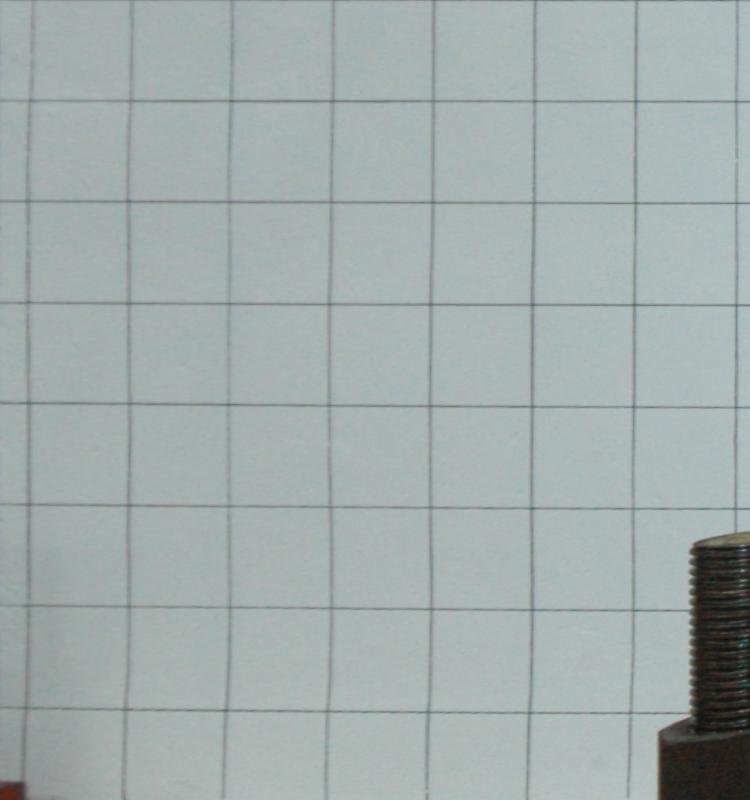
#> input picture Data/DamagePattern/images/CTR1_NE_00250_2.jpg, 750 x 800 px
$ python extract_damage_features.py ../../Data/DamagePattern/images/CTR1_NE_00250_2.jpg
#> lines starting #> are read from the running program, lines starting #| are printed output that depends on the picture; after the words box and inside, x2 and y2 are one past the last pixel; in counts of white or black regions, pixels touching at a corner belong together; long printed decimals are rounded
#!/usr/bin/env python3
"""Original-image EADI: CLAHE + interference whiteout + fill-below-spall-top + crack decoupling.

Pipeline
--------
1. Load original photo (not inpaint); gray+CLAHE; paint object-mask interference white
2. KMeans(k=3) on gray; clusters sorted dark→bright as K=1, K=2, K=3
3. Open → Close → largest connected component with
   ``area ≥ 200``, ``height ≥ 3``, and **not touching the top row**
   (rejects full-frame / top-down dark false positives) → fill_holes
4. **Fill below spall top:** ``np.maximum.accumulate(..., axis=0)`` carries 255
   from the first hit in each column down to the bottom of the frame.
5. ``R_crack = max(0, R_outside - μ_grid·(1 - R_spall))``
6. ``EADI = sqrt(alpha * R_crack + beta * R_spall)``

Tune ``alpha`` / ``beta`` with ``scripts/export/optimize_eadi_parameters.py --real``.
"""

from __future__ import annotations

import argparse
import math
import os
from typing import Dict, Optional, Tuple, Union

import cv2
import numpy as np
from scipy import ndimage


def resolve_object_mask_path(image_path: str, mask_dir: Optional[str] = None) -> Optional[str]:
    image_path = os.path.abspath(image_path)
    stem, _ = os.path.splitext(os.path.basename(image_path))
    if mask_dir is None:
        parent = os.path.dirname(os.path.dirname(image_path))
        mask_dir = os.path.join(parent, "mask")
    for path in (
        os.path.join(mask_dir, f"{stem}_mask.png"),
        os.path.join(mask_dir, f"{stem}.png"),
        os.path.join(mask_dir, os.path.basename(image_path)),
    ):
        if os.path.isfile(path):
            return path
    return None


class DamageFeatureExtractor:
    """Original-domain EADI with interference whiteout and below-top spall fill."""

    def __init__(
        self,
        mu_grid: float = 0.11,
        min_spall_area: float = 200.0,
        alpha: float = 0.323094,
        beta: float = 11.461967,
        image_size: Tuple[int, int] = (128, 128),
        open_ksize: int = 5,
        close_ksize: int = 5,
        min_spall_height: int = 3,
        max_spall_width_ratio: float = 1.0,
        reject_touch_top: bool = True,
        fill_below_spall_top: bool = True,
        keep_largest_component: bool = True,
        use_object_mask: bool = True,
        mask_dir: Optional[str] = None,
        use_clahe: bool = True,
        clahe_clip_limit: float = 2.0,
        clahe_tile_grid_size: Tuple[int, int] = (8, 8),
        kmeans_random_state: int = 0,
        kmeans_n_init: int = 10,
        kmeans_k: int = 2,
    ):
        h, w = int(image_size[0]), int(image_size[1])
        if h <= 0 or w <= 0:
            raise ValueError(f"image_size must be positive, got {image_size}")
        if float(alpha) < 0.0 or float(beta) < 0.0:
            raise ValueError("alpha and beta must be >= 0")

        self.mu_grid = float(mu_grid)
        self.min_spall_area = float(min_spall_area)
        self.alpha = float(alpha)
        self.beta = float(beta)
        self.image_size = (h, w)
        self.n_pixels = float(h * w)
        self.open_ksize = max(1, int(open_ksize))
        self.close_ksize = max(1, int(close_ksize))
        self.min_spall_height = max(1, int(min_spall_height))
        self.max_spall_width_ratio = float(max_spall_width_ratio)
        self.reject_touch_top = bool(reject_touch_top)
        self.fill_below_spall_top = bool(fill_below_spall_top)
        self.keep_largest_component = bool(keep_largest_component)
        self.use_object_mask = bool(use_object_mask)
        self.mask_dir = mask_dir
        self.use_clahe = bool(use_clahe)
        self.clahe_clip_limit = float(clahe_clip_limit)
        self.clahe_tile_grid_size = (int(clahe_tile_grid_size[0]), int(clahe_tile_grid_size[1]))
        self.kmeans_random_state = int(kmeans_random_state)
        self.kmeans_n_init = int(kmeans_n_init)
        self.kmeans_k = max(2, int(kmeans_k))

    @staticmethod
    def _odd_ksize(k: int) -> int:
        k = max(1, int(k))
        return k if k % 2 == 1 else k + 1

    def _preprocess(self, image_path: str) -> Tuple[np.ndarray, Optional[np.ndarray]]:
        """Load original → resize → CLAHE gray→BGR → interference→white."""
        if not os.path.isfile(image_path):
            raise FileNotFoundError(image_path)
        bgr = cv2.imread(image_path, cv2.IMREAD_COLOR)
        if bgr is None:
            raise ValueError(f"Failed to read image: {image_path}")

        h, w = self.image_size
        if bgr.shape[0] != h or bgr.shape[1] != w:
            bgr = cv2.resize(bgr, (w, h), interpolation=cv2.INTER_AREA)

        if self.use_clahe:
            gray = cv2.cvtColor(bgr, cv2.COLOR_BGR2GRAY)
            clahe = cv2.createCLAHE(
                clipLimit=self.clahe_clip_limit,
                tileGridSize=self.clahe_tile_grid_size,
            )
            bgr = cv2.cvtColor(clahe.apply(gray), cv2.COLOR_GRAY2BGR)

        interference = None
        if self.use_object_mask:
            mask_path = resolve_object_mask_path(image_path, self.mask_dir)
            if mask_path is not None:
                m = cv2.imread(mask_path, cv2.IMREAD_GRAYSCALE)
                if m is not None:
                    if m.shape[0] != h or m.shape[1] != w:
                        m = cv2.resize(m, (w, h), interpolation=cv2.INTER_NEAREST)
                    interference = m >= 128
                    bgr = bgr.copy()
                    bgr[interference] = (255, 255, 255)

        return bgr, interference

    def _kmeans_labels(
        self, image_bgr: np.ndarray, interference: Optional[np.ndarray]
    ) -> Tuple[np.ndarray, np.ndarray]:
        """Return (H,W) labels in {0..k-1} sorted dark→bright, and center intensities."""
        h, w = self.image_size
        gray = cv2.cvtColor(image_bgr, cv2.COLOR_BGR2GRAY)
        pixels = gray.reshape(-1, 1).astype(np.float32)
        cv2.setRNGSeed(self.kmeans_random_state)
        _, labels, centers = cv2.kmeans(
            pixels,
            int(self.kmeans_k),
            None,
            (cv2.TERM_CRITERIA_EPS + cv2.TERM_CRITERIA_MAX_ITER, 50, 0.01),
            max(1, self.kmeans_n_init),
            cv2.KMEANS_PP_CENTERS,
        )
        centers = centers.reshape(-1)
        order = np.argsort(centers)  # dark → bright
        remap = np.empty_like(order)
        remap[order] = np.arange(len(order))
        ranked = remap[labels.reshape(h, w)]
        if interference is not None:
            ranked = ranked.copy()
            ranked[interference] = -1
        return ranked.astype(np.int32), centers[order]

    def cluster_masks_from_path(self, image_path: str) -> Dict[int, np.ndarray]:
        bgr, interference = self._preprocess(image_path)
        return self.cluster_masks_after_morph(bgr, interference)

    def _morph_clean(self, binary_u8: np.ndarray) -> np.ndarray:
        k_open = self._odd_ksize(self.open_ksize)
        k_close = self._odd_ksize(self.close_ksize)
        open_kernel = cv2.getStructuringElement(cv2.MORPH_ELLIPSE, (k_open, k_open))
        close_kernel = cv2.getStructuringElement(cv2.MORPH_ELLIPSE, (k_close, k_close))
        cleaned = cv2.morphologyEx(binary_u8, cv2.MORPH_OPEN, open_kernel)
        cleaned = cv2.morphologyEx(cleaned, cv2.MORPH_CLOSE, close_kernel)
        return cleaned

    # [10 lines left out: function cluster_masks_after_morph, not called in this run]

    def _get_raw_mask(
        self, image_bgr: np.ndarray, interference: Optional[np.ndarray]
    ) -> Tuple[np.ndarray, float]:
        ranked, _centers = self._kmeans_labels(image_bgr, interference)
        raw_mask = np.where(ranked == 0, 255, 0).astype(np.uint8)
        r_raw = float(np.count_nonzero(raw_mask)) / self.n_pixels
        return raw_mask, r_raw

    def _filter_connected_components(self, cleaned: np.ndarray) -> np.ndarray:
        """Keep CCs that pass area/width/top-touch gates (optionally largest only)."""
        h, w = self.image_size
        empty = np.zeros((h, w), dtype=np.uint8)
        count, labels, stats, _ = cv2.connectedComponentsWithStats(
            (cleaned > 0).astype(np.uint8), connectivity=8
        )
        candidates = []
        for idx in range(1, count):
            _x, _y, width, _height, area = (int(v) for v in stats[idx])
            width_ok = width / float(w) <= self.max_spall_width_ratio
            if not width_ok:
                continue
            if self.min_spall_area > 0 and area < self.min_spall_area:
                continue
            if self.reject_touch_top and bool(np.any(labels[0, :] == idx)):
                continue
            candidates.append((area, idx))
        if not candidates:
            return empty
        if self.keep_largest_component:
            keep = {max(candidates)[1]}
        else:
            keep = {idx for _area, idx in candidates}
        selected = np.isin(labels, list(keep))
        return ndimage.binary_fill_holes(selected).astype(np.uint8) * 255

    def _get_spalling_features(self, raw_mask: np.ndarray) -> Tuple[float, np.ndarray, int]:
        """Open → close → CC gates → optional largest-only → optional fill-below-top."""
        h, w = self.image_size
        cleaned = self._morph_clean(raw_mask)
        empty = np.zeros((h, w), dtype=np.uint8)
        spall_mask = self._filter_connected_components(cleaned)
        ys, _ = np.where(spall_mask == 255)
        if ys.size == 0:
            return 0.0, empty, 0
        min_y = int(ys.min())
        spall_height = int(h - min_y)
        if self.fill_below_spall_top:
            spall_mask = np.maximum.accumulate(spall_mask, axis=0)
        r_spall = float(np.count_nonzero(spall_mask)) / self.n_pixels
        return r_spall, spall_mask, spall_height

    def _get_crack_features(
        self, raw_mask: np.ndarray, spall_mask: np.ndarray, r_spall: float
    ) -> Tuple[float, float, np.ndarray]:
        outside_mask = cv2.bitwise_and(raw_mask, cv2.bitwise_not(spall_mask))
        r_outside = float(np.count_nonzero(outside_mask)) / self.n_pixels
        r_crack = max(0.0, r_outside - self.mu_grid * (1.0 - float(r_spall)))
        return float(r_crack), float(r_outside), outside_mask

    def calculate_EADI(self, r_crack: float, r_spall: float) -> Dict[str, float]:
        inside = self.alpha * float(r_crack) + self.beta * float(r_spall)
        return {"EADI": float(math.sqrt(max(0.0, inside))), "inside": float(inside)}

    def evaluate_bgr(
        self,
        image_bgr: np.ndarray,
        interference: Optional[np.ndarray] = None,
        apply_clahe: bool = True,
    ) -> Dict[str, Union[float, int, np.ndarray]]:
        """Same pipeline as ``evaluate``, from an already-loaded BGR array."""
        h, w = self.image_size
        bgr = np.asarray(image_bgr)
        if bgr.ndim != 3 or bgr.shape[2] != 3:
            raise ValueError(f"Expected HxWx3 BGR, got {getattr(bgr, 'shape', None)}")
        if bgr.shape[0] != h or bgr.shape[1] != w:
            bgr = cv2.resize(bgr, (w, h), interpolation=cv2.INTER_AREA)
        if apply_clahe and self.use_clahe:
            gray = cv2.cvtColor(bgr, cv2.COLOR_BGR2GRAY)
            clahe = cv2.createCLAHE(
                clipLimit=self.clahe_clip_limit,
                tileGridSize=self.clahe_tile_grid_size,
            )
            bgr = cv2.cvtColor(clahe.apply(gray), cv2.COLOR_GRAY2BGR)
        if interference is not None:
            inter = np.asarray(interference)
            if inter.shape[:2] != (h, w):
                inter = cv2.resize(
                    inter.astype(np.uint8), (w, h), interpolation=cv2.INTER_NEAREST
                )
            interference = inter.astype(bool)
            bgr = bgr.copy()
            bgr[interference] = (255, 255, 255)

        raw_mask, r_raw = self._get_raw_mask(bgr, interference)
        r_spall, spall_mask, spall_height = self._get_spalling_features(raw_mask)
        r_crack, r_outside, outside_mask = self._get_crack_features(raw_mask, spall_mask, r_spall)
        scores = self.calculate_EADI(r_crack, r_spall)

        return {
            "EADI": float(scores["EADI"]),
            "R_crack": float(r_crack),
            "R_spall": float(r_spall),
            "R_outside": float(r_outside),
            "R_raw": float(r_raw),
            "spall_height": int(spall_height),
            "mu_grid": float(self.mu_grid),
            "alpha": float(self.alpha),
            "beta": float(self.beta),
            "min_spall_area": float(self.min_spall_area),
            "min_spall_height": int(self.min_spall_height),
            "max_spall_width_ratio": float(self.max_spall_width_ratio),
            "reject_touch_top": bool(self.reject_touch_top),
            "fill_below_spall_top": bool(self.fill_below_spall_top),
            "raw_mask": raw_mask,
            "spall_mask": spall_mask,
            "outside_mask": outside_mask,
            "image_bgr": bgr,
            "interference_mask": (
                None if interference is None else (interference.astype(np.uint8) * 255)
            ),
        }

    def evaluate(self, image_path: str) -> Dict[str, Union[float, int, np.ndarray]]:
        image_bgr, interference = self._preprocess(image_path)
        return self.evaluate_bgr(image_bgr, interference=interference, apply_clahe=False)

    def process_image(self, image_path: str) -> Dict[str, Union[float, int, np.ndarray]]:
        return self.evaluate(image_path)


def extract_damage_features(image_path: str, **kwargs) -> Dict[str, Union[float, int, np.ndarray]]:
    return DamageFeatureExtractor(**kwargs).evaluate(image_path)


# [39 lines left out: function _save_preview, not called in this run]


def main(argv: Optional[list] = None) -> None:
    p = argparse.ArgumentParser(description="Original+mask EADI extractor (fill-below-spall-top)")
    p.add_argument("image_path", type=str)
    p.add_argument("--mu-grid", type=float, default=0.11)
    p.add_argument("--min-spall-area", type=float, default=200.0)
    p.add_argument("--alpha", type=float, default=0.323094)
    p.add_argument("--beta", type=float, default=11.461967)
    p.add_argument("--image-size", type=int, nargs=2, default=(128, 128), metavar=("H", "W"))
    p.add_argument("--no-fill-below-top", action="store_true")
    p.add_argument(
        "--allow-touch-top",
        action="store_true",
        help="Allow spall CCs that touch the top row (default: reject them)",
    )
    p.add_argument("--no-object-mask", action="store_true")
    p.add_argument("--preview", type=str, default="")
    args = p.parse_args(argv)

    ex = DamageFeatureExtractor(
        mu_grid=args.mu_grid,
        min_spall_area=args.min_spall_area,
        alpha=args.alpha,
        beta=args.beta,
        image_size=tuple(args.image_size),
        reject_touch_top=not args.allow_touch_top,
        fill_below_spall_top=not args.no_fill_below_top,
        use_object_mask=not args.no_object_mask,
    )
    result = ex.evaluate(args.image_path)
#> in _preprocess, bgr is the input picture: shape (800, 750, 3); mean B, G, R 172, 173.1, 162.2
#> in _preprocess, `bgr = cv2.cvtColor(clahe.apply(gray), cv2.COLOR_GRAY2BGR)`:
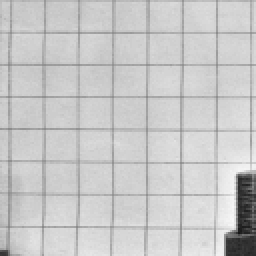
#> bgr: shape (128, 128, 3) (shown 2 times larger); min 22, max 247, mean 200.2
#> in _preprocess, `m = cv2.resize(m, (w, h), interpolation=cv2.INTER_NEAREST)`:
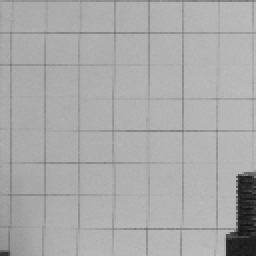
#> m: shape (128, 128) (shown 2 times larger); min 18, max 190, mean 169.5
#> in _preprocess, `interference = m >= 128`:
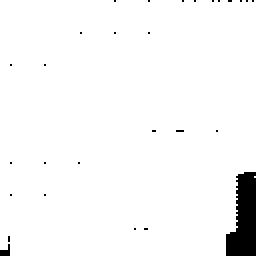
#> interference: shape (128, 128) bool (shown 2 times larger); 96.9% white; 28 black regions (27 under 20 px), largest, box (x1, y1, x2, y2) and area: (113, 86, 128, 128) 461
#> in _preprocess, `bgr[interference] = (255, 255, 255)`:
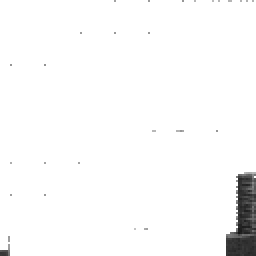
#> bgr: shape (128, 128, 3) (shown 2 times larger); min 22, max 255, mean 249.3
#> in _kmeans_labels, `pixels = gray.reshape(-1, 1).astype(np.float32)`: pixels = 16384 values, max 255 at index 0, min 22 at index 14967, mean 249.3
#> in _kmeans_labels, `_, labels, centers = cv2.kmeans( pixels, int(self.kmeans_k), None, (cv..`: labels = 16384 values, max 1 at index 74, min 0 at index 0, mean 0.0298; centers = [254.9, 68.64]
#> in _kmeans_labels, `order = np.argsort(centers)`: order = [1, 0]
#> in _get_raw_mask, `r_raw = float(np.count_nonzero(raw_mask)) / self.n_pixels`: r_raw = 0.0298
#> in _morph_clean, `cleaned = cv2.morphologyEx(binary_u8, cv2.MORPH_OPEN, open_kernel)`:
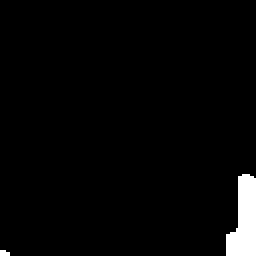
#> cleaned: shape (128, 128) (shown 2 times larger); 2.7% white; 2 white regions (1 under 20 px), largest, box (x1, y1, x2, y2) and area: (113, 87, 128, 128) 435
#> in _filter_connected_components, `count, labels, stats, _ = cv2.connectedComponentsWithStats( (cleaned >..`:
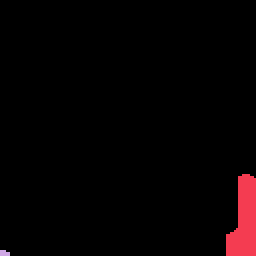
#> labels: shape (128, 128) int32 (shown 2 times larger); 3 distinct labels, from 0 to 2; one colour per label, 0 black
#> in _filter_connected_components, `count, labels, stats, _ = cv2.connectedComponentsWithStats( (cleaned >..`: count = 3; stats = [[0, 0, 128, 128, 15935], [113, 87, 15, 41, 436], [0, 125, 5, 3, 13]]
#> the loop in _filter_connected_components, `for idx in range(1, count):` made 2 passes
#> (width, area, width_ok) on pass 1: (15, 436, True)
#> after the loop in _filter_connected_components, `for idx in range(1, count):`: candidates = [(436, 1)]
#> in _filter_connected_components, `keep = {max(candidates)[1]}`: keep = 1 item
#> in _get_spalling_features, `ys, _ = np.where(spall_mask == 255)`: ys = 436 values from 87 to 127
#> in _get_spalling_features, `min_y = int(ys.min())`: min_y = 87
#> in _get_spalling_features, `spall_height = int(h - min_y)`: spall_height = 41
#> in _get_spalling_features, `r_spall = float(np.count_nonzero(spall_mask)) / self.n_pixels`: r_spall = 0.0266
#> in evaluate_bgr, `r_spall, spall_mask, spall_height = self._get_spalling_features(raw_ma..`: spall_height = 41
#> in _get_crack_features, `outside_mask = cv2.bitwise_and(raw_mask, cv2.bitwise_not(spall_mask))`:
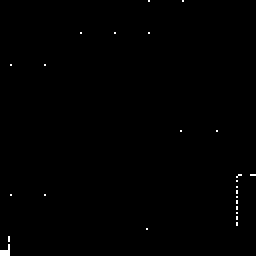
#> outside_mask: shape (128, 128) (shown 2 times larger); 0.32% white; 25 white regions (25 under 20 px)
#> in _get_crack_features, `r_outside = float(np.count_nonzero(outside_mask)) / self.n_pixels`: r_outside = 0.00323
#> in _get_crack_features, `r_crack = max(0.0, r_outside - self.mu_grid * (1.0 - float(r_spall)))`: r_crack = 0
#> in evaluate_bgr, `r_crack, r_outside, outside_mask = self._get_crack_features(raw_mask, ..`: r_outside = 0.00323
#> in calculate_EADI, `inside = self.alpha * float(r_crack) + self.beta * float(r_spall)`: inside = 0.305
#> in evaluate_bgr, `scores = self.calculate_EADI(r_crack, r_spall)`: scores = {'EADI': 0.552, 'inside': 0.305}
#> result = 19 items
    print(
        f"EADI={result['EADI']:.6f}  R_crack={result['R_crack']:.6f}  "
        f"R_spall={result['R_spall']:.6f}  H={result['spall_height']}  "
        f"alpha={result['alpha']:.4f} beta={result['beta']:.4f}"
    )
#| EADI=0.5523  R_crack=0  R_spall=0.02661  H=41  alpha=0.3231 beta=11.4620
    if args.preview:
        _save_preview(result, args.preview)
        print(f"preview -> {args.preview}")


if __name__ == "__main__":
    main()

$ run again, on Data/DamagePattern/images/CTR1_NE_00750_1.jpg
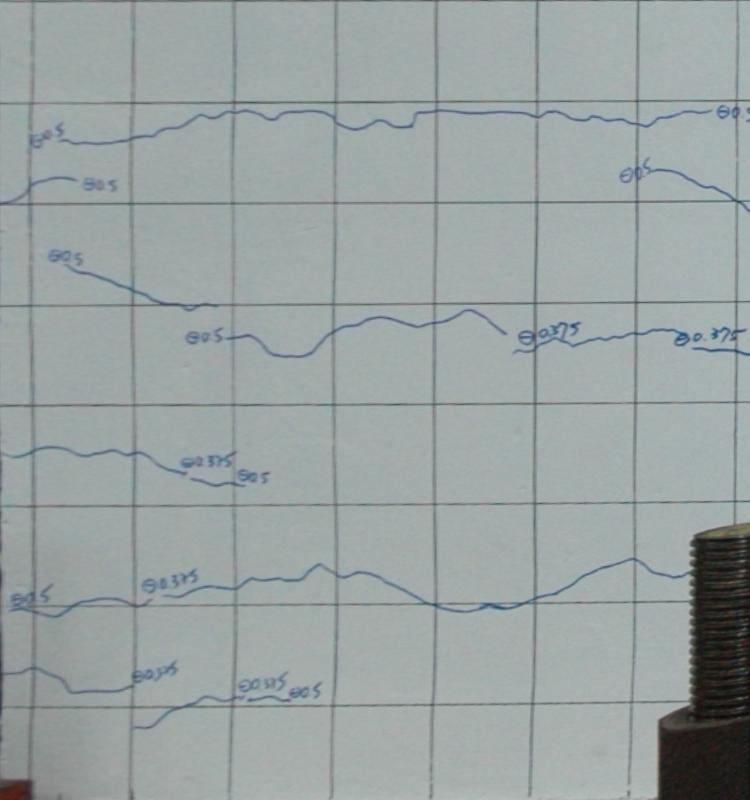
#> input picture Data/DamagePattern/images/CTR1_NE_00750_1.jpg, 750 x 800 px
#> in _preprocess, bgr is the input picture: shape (800, 750, 3); mean B, G, R 162.3, 162.6, 153.8
#> in _preprocess, `interference = m >= 128`:
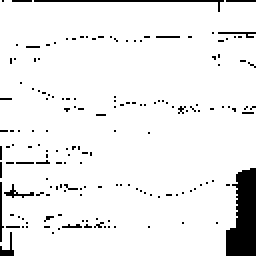
#> interference: shape (128, 128) bool (shown 2 times larger); 93.5% white; 163 black regions (157 under 20 px), largest, box (x1, y1, x2, y2) and area: (113, 84, 128, 128) 492, (17, 0, 112, 6) 100, (0, 116, 7, 128) 32, (0, 91, 2, 121) 31, (2, 92, 17, 99) 30, (109, 16, 128, 19) 24
#> pixels = 16384 values, max 255 at index 0, min 24 at index 14463, mean 246
#> in _kmeans_labels, `_, labels, centers = cv2.kmeans( pixels, int(self.kmeans_k), None, (cv..`: labels = 16384 values, max 1 at index 1, min 0 at index 0, mean 0.0493; centers = [253.9, 92.92]
#> order = [1, 0]
#> raw_mask: shape (128, 128); 4.9% white; 110 white regions (107 under 20 px), largest, box (x1, y1, x2, y2) and area: (113, 84, 128, 128) 490, (17, 0, 76, 1) 59, (0, 116, 7, 128) 31
#> in _get_raw_mask, `r_raw = float(np.count_nonzero(raw_mask)) / self.n_pixels`: r_raw = 0.0493
#> count = 3; stats = [[0, 0, 128, 128, 15884], [113, 84, 15, 44, 480], [0, 124, 7, 4, 20]]
#> the loop in _filter_connected_components, `for idx in range(1, count):` made 2 passes
#> (width, area, width_ok) on passes 1 to 2: (15, 480, True), (7, 20, True)
#> after the loop in _filter_connected_components, `for idx in range(1, count):`: candidates = [(480, 1)]
#> keep = 1 item
#> selected: shape (128, 128) bool; 2.9% white; 1 white region, box (x1, y1, x2, y2) and area: (113, 84, 128, 128) 480
#> ys = 480 values from 84 to 127
#> min_y = 84
#> in _get_spalling_features, `spall_height = int(h - min_y)`: spall_height = 44
#> spall_mask: shape (128, 128); 3% white; 1 white region, box (x1, y1, x2, y2) and area: (113, 84, 128, 128) 498
#> in _get_spalling_features, `r_spall = float(np.count_nonzero(spall_mask)) / self.n_pixels`: r_spall = 0.0304
#> in evaluate_bgr, `r_spall, spall_mask, spall_height = self._get_spalling_features(raw_ma..`: spall_height = 44
#> in _get_crack_features, `outside_mask = cv2.bitwise_and(raw_mask, cv2.bitwise_not(spall_mask))`:
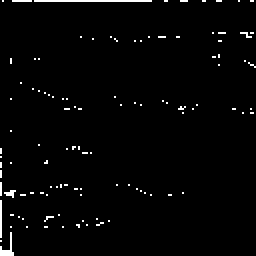
#> outside_mask: shape (128, 128) (shown 2 times larger); 1.9% white in thin lines or dots
#> in _get_crack_features, `r_outside = float(np.count_nonzero(outside_mask)) / self.n_pixels`: r_outside = 0.0193
#> in _get_crack_features, `r_crack = max(0.0, r_outside - self.mu_grid * (1.0 - float(r_spall)))`: r_crack = 0
#> in evaluate_bgr, `r_crack, r_outside, outside_mask = self._get_crack_features(raw_mask, ..`: r_outside = 0.0193
#> inside = 0.348
#> scores = {'EADI': 0.59, 'inside': 0.348}
#> result = 19 items
#| EADI=0.5902  R_crack=0  R_spall=0.0304  H=44  alpha=0.3231 beta=11.4620
